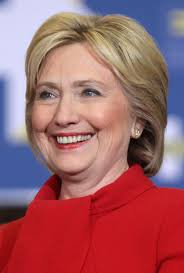
#> input picture images/Hillary.jpg, 184 x 273 px, found by its file name
$ jupyter execute --allow-errors 'Filtering Color .ipynb'
#> lines starting #> are read from the running program, lines starting #| are printed output that depends on the picture; after the words box and inside, x2 and y2 are one past the last pixel; in counts of white or black regions, pixels touching at a corner belong together
[cell 1]
import cv2
import numpy as np
from matplotlib import pyplot as plt

# Define our imshow function
def imshow(title = "Image", image = None, size = 10):
    w, h = image.shape[0], image.shape[1]
    aspect_ratio = w/h
    plt.figure(figsize=(size * aspect_ratio,size))
    plt.imshow(cv2.cvtColor(image, cv2.COLOR_BGR2RGB))
    plt.title(title)
    plt.show()

[cell 2]
image = cv2.imread('../images/images/truck.jpg')

# define range of BLUE color in HSV
lower = np.array([90,0,0])
upper = np.array([135,255,255])

# Convert image from RBG/BGR to HSV so we easily filter
#> (the rest of this cell did not finish here and is left out)

[cell 3]
image = cv2.imread("../images/images/Hillary.jpg")
#> image is the input picture: shape (273, 184, 3); mean B, G, R 104.2, 98.1, 159.7

img_hsv = cv2.cvtColor(image, cv2.COLOR_BGR2HSV)
#> img_hsv: shape (273, 184, 3); mean H, S, V 87.4, 129.1, 173.9

# lower mask (0-10)
lower_red = np.array([0,0,0])
upper_red = np.array([10,255,255])
mask0 = cv2.inRange(img_hsv, lower_red, upper_red)
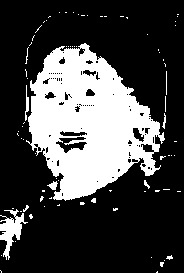
#> mask0: shape (273, 184); 27.6% white; 81 white regions (71 under 20 px), largest, box (x1, y1, x2, y2) and area: (26, 43, 165, 201) 12756, (0, 209, 28, 260) 576, (25, 85, 29, 121) 71

# upper mask (170-180)
lower_red = np.array([170,0,0])
upper_red = np.array([180,255,255])
mask1 = cv2.inRange(img_hsv, lower_red, upper_red)
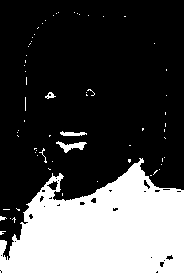
#> mask1: shape (273, 184); 29.6% white; 66 white regions (60 under 20 px), largest, box (x1, y1, x2, y2) and area: (0, 158, 184, 273) 14381, (56, 141, 87, 153) 163, (60, 131, 87, 136) 89, (45, 92, 56, 99) 38, (39, 148, 47, 163) 24, (0, 216, 7, 221) 20

# join masks
mask = mask0+mask1
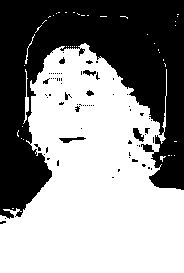
#> mask: shape (273, 184); 57.2% white; 70 black regions (61 under 20 px), largest, box (x1, y1, x2, y2) and area: (0, 0, 184, 219) 20894, (133, 128, 144, 142) 85, (59, 137, 86, 143) 82

# Perform Bitwise AND on mask and our original frame
res = cv2.bitwise_and(image, image, mask=mask)
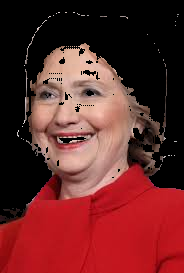
#> res: shape (273, 184, 3); mean B, G, R 40, 40.8, 101.5

imshow('Original', image)
imshow('mask', mask)
imshow('Filtered Color Only', res)
